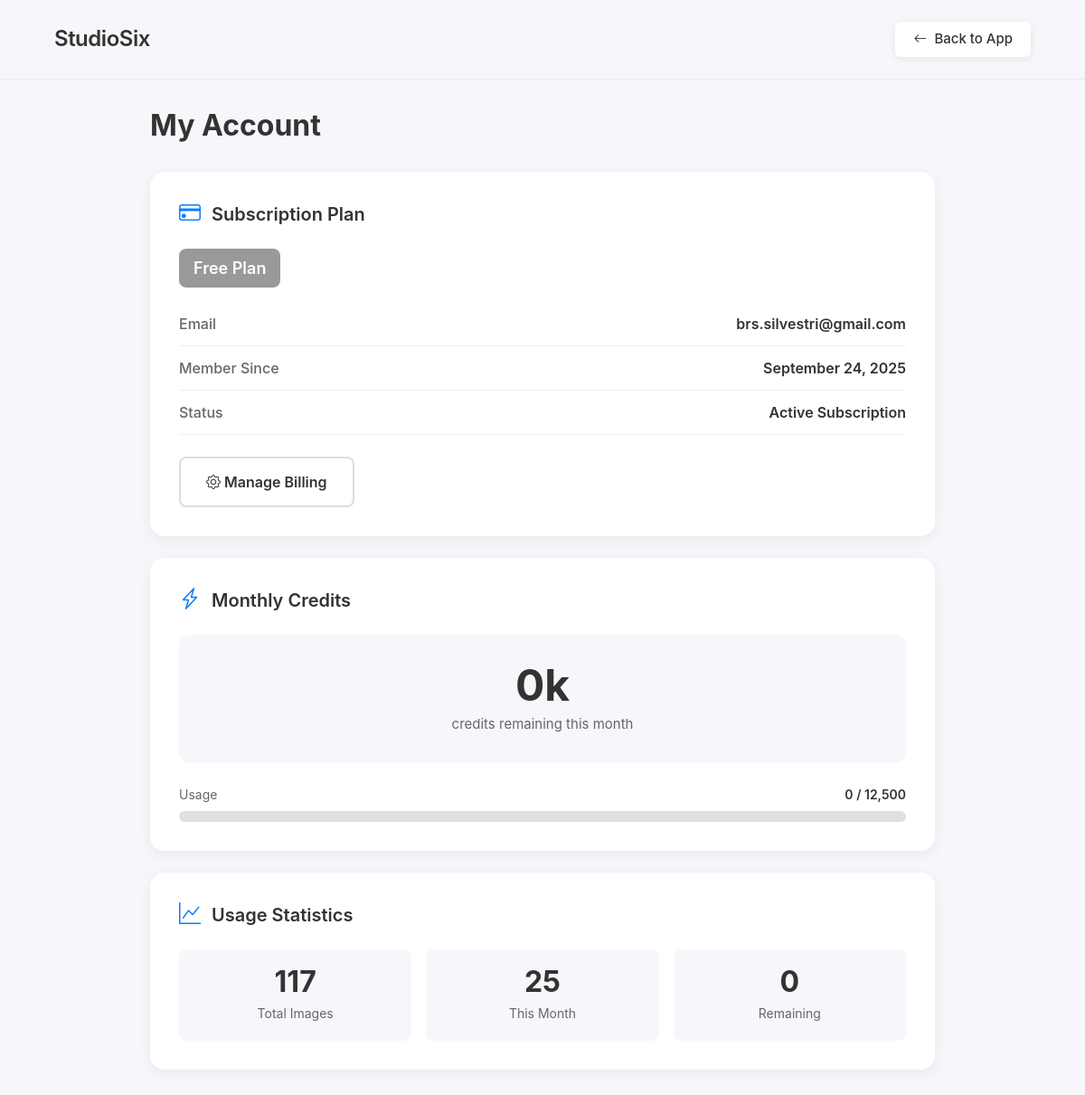
Page /account (signed in) on the committed database.
### app.py (models this page shows, shortened)
class User(UserMixin, db.Model):
    id = db.Column(db.Integer, primary_key=True)
    email = db.Column(db.String(120), unique=True, nullable=False)
    password_hash = db.Column(db.String(200), nullable=False)
    created_at = db.Column(db.DateTime, default=datetime.utcnow)
    generation_count = db.Column(db.Integer, default=0)
    is_subscribed = db.Column(db.Boolean, default=False, nullable=False)
    stripe_customer_id = db.Column(db.String(120), nullable=True)
    plan_tier = db.Column(db.String(20), default='free')  # 'free', 'starter', 'creator', 'enterprise', 'legacy_pro'
    credits_remaining = db.Column(db.Integer, default=7500)  # Free tier gets 7,500 credits (15 images)
    credits_limit = db.Column(db.Integer, default=7500)
    credits_reset_date = db.Column(db.DateTime, nullable=True)
    generations = db.relationship('Generation', backref='user', lazy=True, order_by='Generation.created_at.desc()')

### app.py (the view)
@app.route("/account")
@login_required
def account():
    return render_template("account.html", user=current_user)

### app.py (called while the page is built)
@login_manager.user_loader
def load_user(user_id):
    return User.query.get(int(user_id))

@app.template_filter('format_number')
def format_number(value):
    try:
        return "{:,}".format(int(value))
    except (ValueError, TypeError):
        return value

### templates/account.html (shortened to what this page needs)
<!DOCTYPE html>
<html lang="en">
<head>
  <link rel="stylesheet" href="https://rsms.me/inter/inter.css">
  <link href="https://cdn.jsdelivr.net/npm/bootstrap@5.3.0/dist/css/bootstrap.min.css" rel="stylesheet" />
  <link rel="stylesheet" href="https://cdn.jsdelivr.net/npm/bootstrap-icons@1.11.0/font/bootstrap-icons.css">
</head>
<body>
  <div class="site-header">
    <a href="{{ url_for('index') }}" class="site-logo">StudioSix</a>
    <a href="{{ url_for('index') }}" class="back-link">
      <i class="bi bi-arrow-left"></i>
      Back to App
    </a>
  </div>
  <div class="account-container">
    <h1 class="page-title">My Account</h1>
    <div class="account-card">
      <h2 class="card-title">
        <i class="bi bi-credit-card"></i>
        Subscription Plan
      </h2>
      {% if user.plan_tier == 'free' %}
        <div class="plan-badge free">Free Plan</div>
      {% elif user.plan_tier == 'starter' %}
        <div class="plan-badge starter">Starter Plan</div>
      {% elif user.plan_tier == 'creator' %}
        <div class="plan-badge creator">Creator Plan</div>
      {% elif user.plan_tier == 'enterprise' %}
        <div class="plan-badge enterprise">Enterprise Plan</div>
      {% elif user.plan_tier == 'legacy_pro' %}
        <div class="plan-badge creator">Legacy Pro Plan</div>
      {% else %}
        <div class="plan-badge free">Free Plan</div>
      {% endif %}
      <div class="info-row">
        <span class="info-label">Email</span>
        <span class="info-value">{{ user.email }}</span>
      </div>
      <div class="info-row">
        <span class="info-label">Member Since</span>
        <span class="info-value">{{ user.created_at.strftime('%B %d, %Y') }}</span>
      </div>
      <div class="info-row">
        <span class="info-label">Status</span>
        <span class="info-value">{{ 'Active Subscription' if user.is_subscribed else 'Free Tier' }}</span>
      </div>
      <div class="button-group">
        {% if user.is_subscribed %}
          <a href="{{ url_for('billing_portal') }}" class="btn-secondary-custom">
            <i class="bi bi-gear"></i> Manage Billing
          </a>
        {% else %}
          <a href="{{ url_for('upgrade') }}" class="btn-primary-custom">
            <i class="bi bi-arrow-up-circle"></i> Upgrade Plan
          </a>
        {% endif %}
      </div>
    </div>
    <div class="account-card">
      <h2 class="card-title">
        <i class="bi bi-lightning-charge"></i>
        Monthly Credits
      </h2>
      <div class="credits-display">
        <div class="credits-number">{{ (user.credits_remaining | default(0) / 1000) | int }}k</div>
        <div class="credits-label">credits remaining this month</div>
      </div>
      <div class="credit-bar-container">
        <div class="credit-bar-label">
          <span>Usage</span>
          <span class="credit-count">{{ user.credits_remaining | default(0) | int | format_number }} / {{ user.credits_limit | default(0) | int | format_number }}</span>
        </div>
        <div class="credit-bar-bg">
        </div>
      </div>
    </div>
    <div class="account-card">
      <h2 class="card-title">
        <i class="bi bi-graph-up"></i>
        Usage Statistics
      </h2>
      <div class="stats-grid">
        <div class="stat-box">
          <div class="stat-number">{{ user.generation_count | default(0) }}</div>
          <div class="stat-label">Total Images</div>
        </div>
        <div class="stat-box">
          <div class="stat-number">{{ ((user.credits_limit | default(0) - user.credits_remaining | default(0)) / 500) | int }}</div>
          <div class="stat-label">This Month</div>
        </div>
        <div class="stat-box">
          <div class="stat-number">{{ (user.credits_remaining | default(0) / 500) | int }}</div>
          <div class="stat-label">Remaining</div>
        </div>
      </div>
    </div>
  </div>
</body>
</html>

### templates/account.html (style rules this page uses)
:root { --bg-light: #f7f7fb; --text-light: #000; --chatgpt-blue: #0a7cff; --header-height: 3rem; }
body { background-color: var(--bg-light); font-family: 'Inter', sans-serif; color: var(--text-light); padding-top: calc(1.5rem + var(--header-height)); min-height: 100vh; }
.site-header { position: fixed; top: 0; left: 0; right: 0; background: var(--bg-light); padding: 1.5rem 5%; display: flex; justify-content: space-between; align-items: center; z-index: 1000; border-bottom: 1px solid rgba(0,0,0,0.05); }
.site-logo { font-size: 1.5rem; font-weight: 600; color: #333; letter-spacing: -0.02em; text-decoration: none; }
.back-link { padding: 0.5rem 1.25rem; background: white; color: #333; border: none; border-radius: 0.375rem; text-decoration: none; font-size: 0.9375rem; font-weight: 500; transition: all 0.2s ease; box-shadow: 0 2px 8px rgba(0, 0, 0, 0.08); display: inline-flex; align-items: center; gap: 0.5rem; }
.account-container { max-width: 900px; margin: 3rem auto; padding: 0 1rem; }
.page-title { font-size: 2rem; font-weight: 700; margin-bottom: 2rem; color: #333; }
.account-card { background: white; border-radius: 1rem; padding: 2rem; box-shadow: 0 4px 16px rgba(0,0,0,0.06); margin-bottom: 1.5rem; }
.card-title { font-size: 1.25rem; font-weight: 600; margin-bottom: 1.5rem; color: #333; display: flex; align-items: center; gap: 0.75rem; }
.card-title i { color: var(--chatgpt-blue); font-size: 1.5rem; }
.plan-badge { display: inline-block; padding: 0.5rem 1rem; background: var(--chatgpt-blue); color: white; border-radius: 0.5rem; font-weight: 600; font-size: 1.125rem; margin-bottom: 1rem; }
.plan-badge.free { background: #999; }
.info-row { display: flex; justify-content: space-between; padding: 0.75rem 0; border-bottom: 1px solid #f0f0f0; }
.info-label { color: #666; font-weight: 500; }
.info-value { color: #333; font-weight: 600; }
.credits-display { text-align: center; padding: 2rem; background: var(--bg-light); border-radius: 0.75rem; margin-bottom: 1.5rem; }
.credits-number { font-size: 3rem; font-weight: 700; color: #333; line-height: 1; margin-bottom: 0.5rem; }
.credits-label { color: #666; font-size: 0.9375rem; }
.credit-bar-container { margin-top: 1.5rem; }
.credit-bar-label { font-size: 0.875rem; color: #666; margin-bottom: 0.5rem; display: flex; justify-content: space-between; align-items: center; }
.credit-count { font-weight: 600; color: #333; }
.credit-bar-bg { width: 100%; height: 12px; background: #e0e0e0; border-radius: 6px; overflow: hidden; }
.stats-grid { display: grid; grid-template-columns: repeat(auto-fit, minmax(200px, 1fr)); gap: 1rem; margin-top: 1rem; }
.stat-box { background: var(--bg-light); padding: 1.25rem; border-radius: 0.5rem; text-align: center; }
.stat-number { font-size: 2rem; font-weight: 700; color: #333; line-height: 1; margin-bottom: 0.5rem; }
.stat-label { color: #666; font-size: 0.875rem; }
.btn-secondary-custom { display: inline-block; padding: 0.875rem 1.75rem; background: transparent; color: #333; text-decoration: none; border-radius: 0.5rem; font-weight: 600; transition: all 0.3s ease; border: 2px solid #ddd; font-size: 1rem; cursor: pointer; }
.button-group { display: flex; gap: 1rem; margin-top: 1.5rem; flex-wrap: wrap; }

### rows in the picture
User: email "brs.silvestri@gmail.com", created_at "September 24, 2025", is_subscribed "Active Subscription", (user.credits_remaining|default(0)/1000)|int "0", credits_remaining "0", credits_limit "12,500", generation_count "117", credits_limit+credits_remaining "25", (user.credits_remaining|default(0)/500)|int "0"
